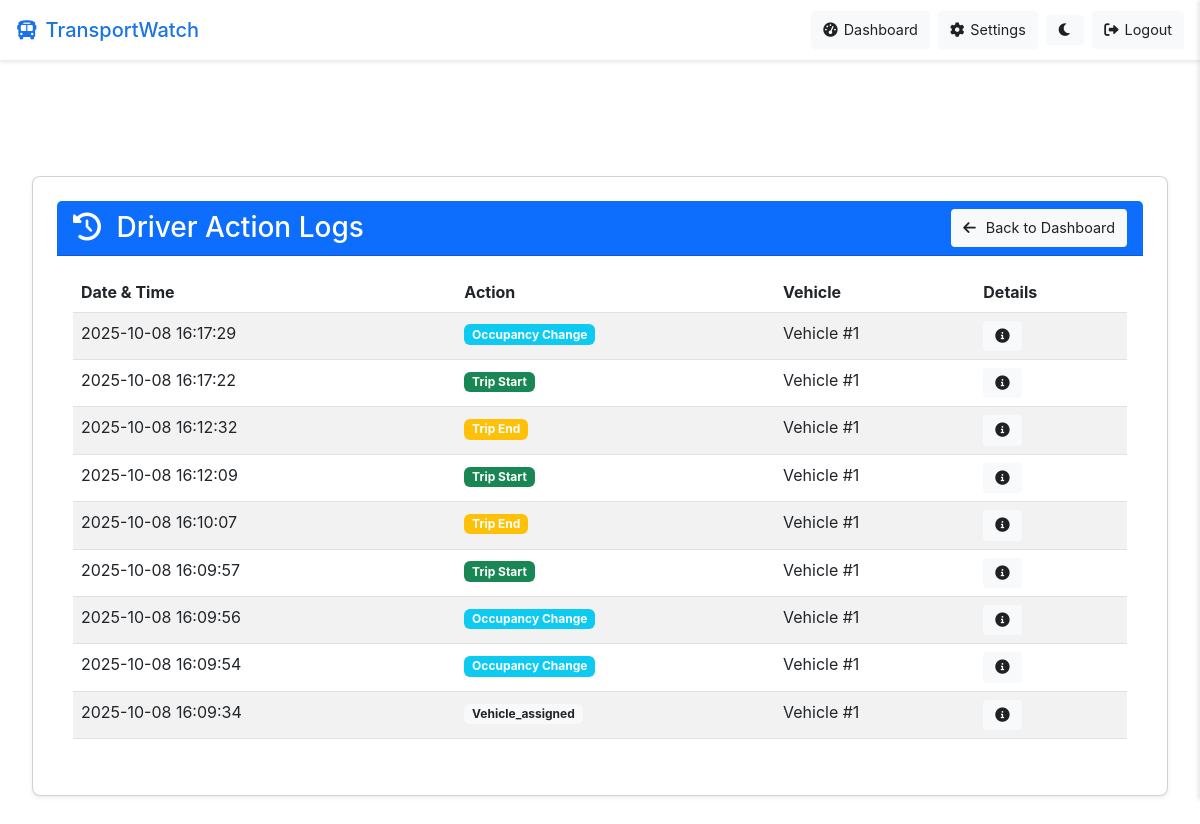
The app's page /driver/action-logs (signed in) with its own data.
### models/user.py (models this page shows, shortened)
class DriverActionLog(db.Model):
    __tablename__ = 'driver_action_logs'
    __table_args__ = {'extend_existing': True}  # Handle existing table
    id = db.Column(db.Integer, primary_key=True, autoincrement=True)
    driver_id = db.Column(db.Integer, db.ForeignKey('users.id'), nullable=False)
    vehicle_id = db.Column(db.Integer, db.ForeignKey('vehicles.id'), nullable=True)
    action = db.Column(db.String(100), nullable=False)  # 'occupancy_change', 'route_start', 'route_abort', etc.
    meta_data = db.Column(db.JSON, nullable=True)  # Additional data like old_value, new_value, etc.
    created_at = db.Column(db.DateTime, default=datetime.utcnow)
    driver = db.relationship('User', backref=db.backref('action_logs', lazy=True))
    vehicle = db.relationship('Vehicle', backref=db.backref('action_logs', lazy=True))

### routes/driver.py (the view)
@driver_bp.route('/action-logs')
@login_required
def view_action_logs():
    if current_user.user_type != 'driver':
        flash('Access denied. Driver account required.', 'error')
        return redirect(url_for('index'))
    logs = DriverActionLog.query.filter_by(driver_id=current_user.id)\
        .order_by(DriverActionLog.created_at.desc())\
        .limit(100)\
        .all()
    return render_template('driver/action_logs.html', logs=logs)

### app.py (called while the page is built)
@login_manager.user_loader
def load_user(user_id):
    return User.query.get(int(user_id))

@app.context_processor
def inject_user():
    from flask import request
    from flask_login import current_user
    if request.endpoint == 'index':
        return {}  # Return empty context for public page
    return dict(current_user=current_user)

### templates/driver/action_logs.html (shortened to what this page needs)
{% extends 'base.html' %}
{% block content %}
<div class="container mt-4">
    <div class="row">
        <div class="col-12">
            <div class="card shadow-sm">
                <div class="card-header bg-primary text-white d-flex justify-content-between align-items-center">
                    <h3 class="mb-0">
                        <i class="fas fa-history me-2"></i>
                        Driver Action Logs
                    </h3>
                    <a href="{{ url_for('driver.dashboard') }}" class="btn btn-light btn-sm">
                        <i class="fas fa-arrow-left me-1"></i> Back to Dashboard
                    </a>
                </div>
                <div class="card-body">
                    <div class="table-responsive">
                        <table class="table table-striped table-hover">
                            <thead>
                                <tr>
                                    <th>Date & Time</th>
                                    <th>Action</th>
                                    <th>Vehicle</th>
                                    <th>Details</th>
                                </tr>
                            </thead>
                            <tbody>
                                {% if logs %}
                                    {% for log in logs %}
                                        <tr>
                                            <td>{{ log.created_at.strftime('%Y-%m-%d %H:%M:%S') }}</td>
                                            <td>
                                                {% if log.action == 'occupancy_change' %}
                                                    <span class="badge bg-info">Occupancy Change</span>
                                                {% elif log.action == 'trip_start' %}
                                                    <span class="badge bg-success">Trip Start</span>
                                                {% elif log.action == 'trip_end' %}
                                                    <span class="badge bg-warning">Trip End</span>
                                                {% elif log.action == 'passenger_board' %}
                                                    <span class="badge bg-primary">Passenger Boarding</span>
                                                {% elif log.action == 'passenger_alight' %}
                                                    <span class="badge bg-secondary">Passenger Alighting</span>
                                                {% elif log.action == 'password_change' %}
                                                    <span class="badge bg-dark">Password Change</span>
                                                {% else %}
                                                    <span class="badge bg-light text-dark">{{ log.action|capitalize }}</span>
                                                {% endif %}
                                            </td>
                                            <td>
                                                {% if log.vehicle_id %}
                                                    Vehicle #{{ log.vehicle_id }}
                                                {% else %}
                                                    N/A
                                                {% endif %}
                                            </td>
                                            <td>
                                                <button class="btn btn-sm btn-outline-primary view-details"
                                                        data-bs-toggle="tooltip"
                                                        title="View Details"
                                                        data-action="{{ log.action }}"
                                                        data-meta="{{ log.meta_data|tojson|safe }}">
                                                    <i class="fas fa-info-circle"></i>
                                                </button>
                                            </td>
                                        </tr>
                                    {% endfor %}
                                {% else %}
                                    <tr>
                                        <td colspan="4" class="text-center">No action logs found.</td>
                                    </tr>
                                {% endif %}
                            </tbody>
                        </table>
                    </div>
                </div>
            </div>
        </div>
    </div>
</div>
{% endblock %}

### static/css/main.css (style rules this page uses)
:root { --primary-color: #1a73e8; --secondary-color: #5f6368; --background-color: #ffffff; --text-color: #202124; --error-color: #d93025; --success-color: #1e8e3e; --border-color: #dadce0; --hover-color: #f8f9fa; }
* { margin: 0; padding: 0; box-sizing: border-box; }
body { font-family: 'Roboto', sans-serif; background-color: var(--background-color); color: var(--text-color); line-height: 1.6; transition: background-color 0.3s, color 0.3s; }
.container { max-width: 1200px; margin: 0 auto; padding: 0 20px; }
.btn { padding: 8px 16px; border-radius: 4px; font-weight: 500; cursor: pointer; transition: background-color 0.2s, transform 0.1s; border: none; outline: none; }
.card { background-color: var(--background-color); border-radius: 8px; box-shadow: 0 2px 4px rgba(0, 0, 0, 0.1); padding: 24px; margin-bottom: 24px; }
.btn i { display: inline-flex; align-items: center; justify-content: center; }

### templates/base.html (style rules this page uses)
:root[data-theme="light"] { --primary-color: #1a73e8; --secondary-color: #5f6368; --success-color: #34a853; --error-color: #ea4335; --warning-color: #fbbc05; --background-color: #ffffff; --hover-color: #f8f9fa; --border-color: #dadce0; --text-color: #202124; --text-secondary: #5f6368; --nav-background: #ffffff; --card-background: #ffffff; }
body { margin: 0; padding: 0; font-family: -apple-system, BlinkMacSystemFont, "Segoe UI", Roboto, "Helvetica Neue", Arial, sans-serif; background-color: var(--background-color); color: var(--text-color); transition: background-color 0.3s, color 0.3s; }
.container { max-width: 1200px; margin: 0 auto; padding: 16px; width: 100%; box-sizing: border-box; }
.btn { padding: 8px 12px; border: none; border-radius: 4px; font-size: 0.9rem; cursor: pointer; transition: background-color 0.2s; text-decoration: none; display: inline-flex; align-items: center; gap: 6px; color: var(--text-color); background-color: var(--hover-color); }
.card { background-color: var(--card-background); border-radius: 8px; box-shadow: 0 1px 2px rgba(0, 0, 0, 0.1); padding: 24px; color: var(--text-color); transition: background-color 0.3s, color 0.3s; }
input, select, textarea, button, .form-control, .form-check-input { position: relative; z-index: 2070 !important; }

### records on screen
DriverActionLog: created_at "2025-10-08 16:17:29", action "Occupancy Change", vehicle_id "1"
DriverActionLog: created_at "2025-10-08 16:17:22", action "Trip Start", vehicle_id "1"
DriverActionLog: created_at "2025-10-08 16:12:32", action "Trip End", vehicle_id "1"
DriverActionLog: created_at "2025-10-08 16:12:09", action "Trip Start", vehicle_id "1"
DriverActionLog: created_at "2025-10-08 16:10:07", action "Trip End", vehicle_id "1"
DriverActionLog: created_at "2025-10-08 16:09:57", action "Trip Start", vehicle_id "1"
DriverActionLog: created_at "2025-10-08 16:09:56", action "Occupancy Change", vehicle_id "1"
DriverActionLog: created_at "2025-10-08 16:09:54", action "Occupancy Change", vehicle_id "1"
DriverActionLog: created_at "2025-10-08 16:09:34", action "Vehicle_assigned", vehicle_id "1"
